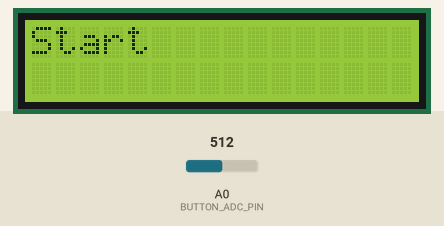
Recording of a sketch running on a simulated Arduino Uno, built with avr-gcc and run on an emulated ATmega328P. Parts: 16×2 character LCD. The inputs (shaded band) are chosen by the test bench; at power-on: A0 (BUTTON_ADC_PIN) = 512.

Above: at 1.2 s.
1.3 s: A0 (BUTTON_ADC_PIN) set to 220
2.8 s: A0 (BUTTON_ADC_PIN) set to 190
At 4.1 s:
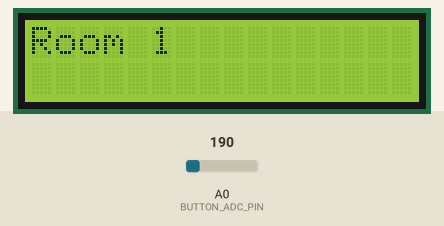
Timing chart, 0 to 5.8 s (numbered marks = the images above; inputs shaded):
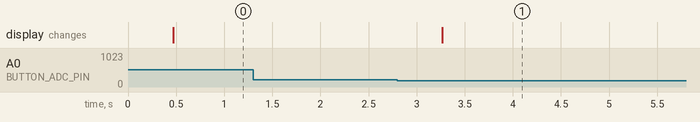

Measured:
- the behaviour switches between 206 and 205 on A0 (BUTTON_ADC_PIN) (found by bisection; images 0 and 1)
- after the input at 1.3 s, every drawn part: stays the same
- after the input at 2.8 s, the display: changes after 0.47 s (image 1)

The sketch:

text_adventure_game.ino
```cpp
#include <LiquidCrystal.h>
#include "scheduler.h"
#include "GameDisplay.h"
#include "GameModel.h"
#include "Game.h"
#include "Error.h"

#define DISPLAY_UPDATE_RATE 400
#define GAME_LOOP_RATE 100

// Global variables
//
GameDisplay * display = NULL;
GameModel * GM = NULL;
Game * G = NULL;

void display_update_wrapper(){
    display->update();
}

void game_loop(){
    G->state_machine();
}


void setup(){

    // DO NOT CHANGE THIS CODE

    GM = new GameModel();  // Model
    display = new GameDisplay(); // View
    G = new Game(GM, display); // Control
    G->init();

    scheduler_init();
    scheduler_start_task(0, DISPLAY_UPDATE_RATE, display_update_wrapper);
    scheduler_start_task(50, GAME_LOOP_RATE, game_loop);

}

void loop(){

    // DO NOT CHANGE THIS CODE

    uint32_t idle_period = scheduler_dispatch();

    if(idle_period)
        idle(idle_period);
}
```

Display.cpp
```cpp
#include "Display.h"

Display::Display(){

    this->disp_width = DISP_WIDTH;
    this->disp_height = DISP_HEIGHT;

    // Configure Liquid Crystal display as per:
    //      https://www.arduino.cc/en/Reference/LiquidCrystalConstructor
    //
    this->lcd = new LiquidCrystal(8,9,4,5,6,7);

    this->lcd->begin(this->disp_width, this->disp_height);

    this->lcd->clear();

    this->lcd->noAutoscroll();

    this->counter = 0;

    uint8_t i = 0;

    for(i = 0; i < this->disp_height; i++){

        this->message_lengths[i] = 0;
        this->message[i][0] = '\0';

    }

}

void Display::update(){ this->write(); }


uint8_t Display::read_button(){

    // returns which ever button is currently pressed.
    uint8_t button = this->_read_button();

    // rising edge sensitive to buttons.
    // only returns if the button was just pressed.
    if(buttonJustPressed == true){

        buttonJustPressed = false;
        return button;

    }else{

        return BUTTON_NONE;

    }

}

uint8_t Display::_read_button() {

    // Code snippet take from: http://eturnerx.com/files/arduino/003_wumpus_hunt_eturnerx_arduino_lcd.html

    unsigned int buttonVoltage;

    uint8_t button = BUTTON_NONE;   // return no button pressed if the below checks don't write to btn

    //read the button ADC pin voltage
    buttonVoltage = analogRead( BUTTON_ADC_PIN );

    //sense if the voltage falls within valid voltage windows
    if( buttonVoltage < ( RIGHT_10BIT_ADC + BUTTON_TOLERANCE ) ){
      button = BUTTON_RIGHT;
    }
    else if(   buttonVoltage >= ( UP_10BIT_ADC - BUTTON_TOLERANCE )
           && buttonVoltage <= ( UP_10BIT_ADC + BUTTON_TOLERANCE ) )
    {
      button = BUTTON_UP;
    }
    else if(   buttonVoltage >= ( DOWN_10BIT_ADC - BUTTON_TOLERANCE )
           && buttonVoltage <= ( DOWN_10BIT_ADC + BUTTON_TOLERANCE ) )
    {
      button = BUTTON_DOWN;
    }
    else if(   buttonVoltage >= ( LEFT_10BIT_ADC - BUTTON_TOLERANCE )
           && buttonVoltage <= ( LEFT_10BIT_ADC + BUTTON_TOLERANCE ) )
    {
      button = BUTTON_LEFT;
    }
    else if(   buttonVoltage >= ( SELECT_10BIT_ADC - BUTTON_TOLERANCE )
           && buttonVoltage <= ( SELECT_10BIT_ADC + BUTTON_TOLERANCE ) )
    {
      button = BUTTON_SELECT;
    }

    //handle button flags for just pressed and just released events
    if( ( buttonWas == BUTTON_NONE ) && ( button != BUTTON_NONE ) ){
      //the button was just pressed, set buttonJustPressed, this can optionally be used to trigger a once-off action for a button press event
      //it's the duty of the receiver to clear these flags if it wants to detect a new button change event
      buttonJustPressed  = true;
      buttonJustReleased = false;
    }

    if( ( buttonWas != BUTTON_NONE ) && ( button == BUTTON_NONE ) ){
      buttonJustPressed  = false;
      buttonJustReleased = true;
    }

    //save the latest button value, for change event detection next time round
    buttonWas = button;

    return( button );
}

void Display::error(char s[]){
    this->set_message(s, strlen(s), 0);
    this->set_message((char *)EMPTY_STRING, 0, 1);
}

void Display::set_message(char s[], uint8_t len, uint8_t line){

    strcpy(this->message[line], s);

    if(len > this->disp_width){

        //pad the message with spaces for scrolling...

        uint8_t i = 0;

        for(i = 0; i < this->disp_width; i++){
            this->message[line][len+i] = ' ';
        }
        this->message_lengths[line] = len + i;
        this->message[line][this->message_lengths[line]] ='\0';

    }else{

        this->message_lengths[line] = len;

    }

}

void Display::write(){

    this->lcd->clear();

    uint8_t line = 0;
    for(line = 0; line < this->disp_height; line++){

        // Handle case where message fits within the screen size.
        //
        if(this->message_lengths[line] < this->disp_width){

            this->lcd->setCursor(0,line);
            this->lcd->print(this->message[line]);

        }else{

            // Case where message must scroll to be shown.

            uint8_t i = 0,message_start = 0;

            if(this->counter >= this->message_lengths[line]){
                this->counter = 0;
                return;
            }

            if(this->counter <= this->disp_width){
                this->lcd->setCursor(this->disp_width - this->counter, line);
                message_start = 0;

            }else{
                this->lcd->setCursor(0,line);
                message_start = this->counter - this->disp_width;
            }

            for(i = message_start; i < this->counter; i++){
                this->lcd->write(this->message[line][i]);
            }


        }

    }

    counter++;
}
```

Display.h
```cpp
#ifndef DISPLAY_H
#define DISPLAY_H

#define DISP_WIDTH 16
#define DISP_HEIGHT 2

#define BUTTON_NONE 0
#define BUTTON_SELECT 1
#define BUTTON_UP 2
#define BUTTON_DOWN 3
#define BUTTON_LEFT 4
#define BUTTON_RIGHT 5

#define RIGHT_10BIT_ADC           0  // right
#define UP_10BIT_ADC            155  // up
#define DOWN_10BIT_ADC          360  // down
#define LEFT_10BIT_ADC          565  // left
#define SELECT_10BIT_ADC        845  // right
#define BUTTON_TOLERANCE         50  // allow range for clicks

#define BUTTON_ADC_PIN 0 //connected to pin 0

#include <Arduino.h>
#include <LiquidCrystal.h>
#include "Error.h"

class Display{

    public:
        Display();

        //force a display update
        void update();

        void set_message(char s[], uint8_t len, uint8_t line);

        void error(char s[]);

        uint8_t read_button();
        uint8_t _read_button();

    private:

        //private member attributes
        //
        uint8_t disp_width;
        uint8_t disp_height;

        char message[DISP_HEIGHT][128];
        uint8_t message_lengths[DISP_HEIGHT];

        uint32_t counter;

        bool buttonJustReleased;
        bool buttonJustPressed;
        uint8_t buttonWas;

        LiquidCrystal * lcd;

        //private member functions
        //
        void write();

};

#endif
```

Error.h
```cpp
#ifndef ERROR_H
#define ERROR_H


#define ERROR_3 "ERROR 3"

// Error Messages
//
#define ERROR_NO_CASE "ERROR: NO CASE"
#define ERROR_1 "ERROR 1"
#define ERROR_2 "ERROR 2"

#define EMPTY_STRING ""

#endif // ERROR_H
```

Game.cpp
```cpp
#include "Game.h"

void Game::build_map(){

    //Implement map layout here....

    // 1) Create spaces...
    //
    Space * start = add_space("Start", 0);
    Space * space_1 = add_space("Room 1", 1);
    Space * space_2 = add_space("Room 2", 2);
    Space * space_3 = add_space("Room 3", 3);
    Space * space_4 = add_space("Room 4", 4);
    Space * space_5 = add_space("Room 5", 5);
    Space * space_6 = add_space("Room 6", 6);
    Space * end = add_space("End", 7);

    // 2) Connect spaces
    //
    connect(start, space_1, NORTH);
    connect(space_1, space_2, NORTH);
    connect(space_2, space_3, NORTH);
    connect(space_3, space_4, NORTH);
    connect(space_4, space_5, NORTH);
    connect(space_5, space_6, NORTH);
    connect(space_6, end, NORTH);

    // 3) Set the map root, i.e. the start of the game.
    //
    set_start(start);

}

void Game::state_machine(){

    uint8_t button = display->read_button();

    Space * current_space = player->get_current_space();

    if(current_space->get_id() == 7){

        display->say("You Win!");

    }else{

        display->say(current_space->get_name());

        if(button == BUTTON_UP){

            player->move_north();

        }

    }
}
```

Game.h
```cpp
#ifndef GAME_H
#define GAME_H

#include "GameModel.h"
#include "GameDisplay.h"
#include "Error.h"

/**
* Effectively the controller of the MVC framework.
*/
class Game{

    public:

        Game(GameModel * gm, GameDisplay * d){
            this->game_model = gm;
            this->display = d;
            this->player = new Player(gm);
        };

        void state_machine();

        void init(){
            this->build_map();
            this->game_model->change_space(this->game_model->get_root());
        }

    private:

        GameDisplay * display;
        GameModel * game_model;

        Player * player;

        // Private functions for building out a map.
        // These functions forward calls to the GameModel
        //

        // Called by the Game::init();
        void build_map();

        Space * add_space(const char * S, uint8_t id){ return this->game_model->add_space(S, id); }

        void set_start(Space * S){ this->game_model->set_root(S); }

        // Connects the spaces src->dest in the graph.
        // Uses dir as the index in the adjacency array.
        //
        void connect(Space * src, Space * dest, uint8_t dir){ src->add_adjacent(dest, dir); }


};

#endif // GAME_H
```

GameDisplay.cpp
```cpp
#include "GameDisplay.h"

GameDisplay::GameDisplay(){

    this->display = new Display();

}

void GameDisplay::error(const char * S){

    this->display->error((char *) S);

}

void GameDisplay::say(const char * S){

    this->display->set_message((char *) S, strlen(S), 0);

}

void GameDisplay::ask_input(const char * S){
    this->display->set_message((char * ) S, strlen(S), 1);
}
```

GameDisplay.h
```cpp
#ifndef GAME_DISPLAY_INCLUDE
#define GAME_DISPLAY_INCLUDE

#include "Display.h"

class GameDisplay{

    public:
        GameDisplay();

        void error(const char * S);

        void say(const char * S);

        void update(){
            this->display->update();
        }

        uint8_t read_button(){
            return this->display->read_button();
        }

        void ask_input(const char * S);

    private:

        Display * display;

};

#endif
```

GameModel.h
```cpp
#ifndef GAME_MODEL_H
#define GAME_MODEL_H

#include <Arduino.h>
#include "Map.h"

#define NORTH 0
#define EAST 1
#define SOUTH 2
#define WEST 3


class GameModel {

    private:

        Map * map;
        Space * current_space;

        Map * build_map();

    public:

        GameModel(){
            this->map = new Map();
            this->current_space = this->map->get_root();
        }

        Space * get_current_space(){ return this->current_space; }

        void change_space(Space * s){ this->current_space = s; }

        void change_space(int i){ this->current_space = this->current_space->get_adjacent(i); }

        Space * add_space(const char * S, uint8_t id){ return this->map->add_space(S, id); }

        void set_root(Space * S){ this->map->set_root(S); }

        Space * get_root(){ return this->map->get_root(); }

        void move_north(){ this->change_space(NORTH); }
        void move_east(){ this->change_space(EAST); }
        void move_south(){ this->change_space(SOUTH); }
        void move_west(){ this->change_space(WEST); }

        Map * init(){
            Map * M = this->build_map();
            this->current_space = M->get_root();
            return M;
        }

};

class Player {
    private:
        GameModel * M;
    public:

        Player(GameModel * m){
            this->M = m;
        }

        Space * get_current_space(){ return this->M->get_current_space(); }

        void move_north(){ this->M->move_north(); }
        void move_east(){ this->M->move_east(); }
        void move_south(){ this->M->move_south(); }
        void move_west(){ this->M->move_west(); }
};


#endif // GAME_MODEL_H
```

Map.cpp
```cpp
#include "Map.h"

/* Map */

Map::Map(){
    this->num_spaces = 0;
    this->root_space = NULL;
}

Space * Map::add_space(const char name[], uint8_t id){

    Space * tmp = &(this->spaces[this->num_spaces]);

    tmp->init();
    tmp->set_name(name);
    tmp->set_id(id);

    this->num_spaces++;

    return tmp;
}

/**
* Picks the lowest numerical ID that is not in use.
*/
Space * Map::add_space(const char name[]){

    Space * tmp = &(this->spaces[this->num_spaces]);

    tmp->init();
    tmp->set_name(name);

    int8_t id = this->find_unused_id();

    if(id == -1){
        return NULL;
    }else{
        tmp->set_id((uint8_t)id);
    }

    this->num_spaces++;

    return tmp;
}

int8_t Map::find_unused_id(){

    uint8_t i = 0, j = 0;
    for(i = 0; i < MAX_SPACES; i++){
        for(j = 0; j < MAX_SPACES; j++){
            if(this->spaces[j].get_id() != i){
                return i;
            }
        }
    }

    return -1;
}

void Map::set_root(Space * s){

    this->root_space = s;

}

Space * Map::get_root(){
    return this->root_space;
}
/* End Map */

/* Space */

Space::Space(){}

Space * Space::get_adjacent(uint8_t index){

    if(index >= MAX_ADJ_SPACES) return NULL;

    return this->adjacent_spaces[index];

}

void Space::set_name(const char S[]){

    strcpy(this->name, S);

}

char * Space::get_name(){
    return this->name;
}

void Space::add_adjacent(Space * dest, uint8_t i){
    this->adjacent_spaces[i] = dest;
    this->adjacent_spaces_count++;
}

uint8_t Space::get_id(){
    return this->space_id;
}

void Space::set_id(uint8_t id){
    this->space_id = id;
}

void Space::init(){

    this->adjacent_spaces_count = 0;

    uint8_t i = 0;
    for(i=0; i < MAX_ADJ_SPACES; i++){
        this->adjacent_spaces[i] = NULL;
    }

    this->space_id = 0;

}

/* End Space */

/* Object */

Object::Object(){}

/* End Object */
```

Map.h
```cpp
#ifndef MAP_H
#define MAP_H

#include <Arduino.h>

#define MAX_SPACES 8
#define MAX_ADJ_SPACES 4
#define MAX_OBJECTS 4
#define MAX_STRING_LEN 16

/*
* There is a restriction on the amount of memory the space
*/


/**
* Size: MAX_STRING_LEN, 16.
*/
class Object {
    private:
        char name[MAX_STRING_LEN];
    public:
        Object();
};

/*
* Size: MAX_STRING_LEN + 32*MAX_ADJ_SPACES + SIZE_OBJECT*MAX_OBJECTS, 210
*/
class Space {
    private:

        char name[MAX_STRING_LEN];

        uint8_t space_id;
        uint8_t adjacent_spaces_count;
        uint8_t num_objects;

        Space * adjacent_spaces[MAX_ADJ_SPACES];
        Object objects[MAX_OBJECTS];

    public:

        Space();

        void set_name(const char name[]);

        char * get_name();

        // Add a connection from this space to the destination using
        // @param i to index into the adjacent_spaces array.
        //
        void add_adjacent(Space * dest, uint8_t i);

        Space * get_adjacent(uint8_t index);

        uint8_t get_id();

        void set_id(uint8_t id);

        void init();
};

/*
* Size: MAX_SPACES * SIZE_SPACE
*/
class Map {
    private:

        uint8_t num_spaces;

        Space * root_space;

        Space spaces[MAX_SPACES];

        int8_t find_unused_id();

    public:

        Map();

        Space * add_space(const char S[], uint8_t id);

        Space * add_space(const char S[]);

        void set_root(Space * s);

        Space * get_root();

};


#endif // MAP_H
```

scheduler.cpp
```cpp
/*
 * Implementation of Time Triggered Architecture defined in scheduler.h.
 *
 * created: 27-01-2015
 * author: Simon Diemert, Scott Low
 *
 * Based on: http://nrqm.ca/mechatronics-lab-guide/lab-guide-time-triggered-scheduling/
 */

#include "scheduler.h"
#include "Arduino.h"


task_t tasks[MAXTASKS];  //array of tasks, indexed by task indexes passed to scheduler_start_tasks()
uint32_t last_runtime;

void scheduler_init(){
    last_runtime = millis();  //get the current system time and store it.
}

status_code_t scheduler_start_task(int16_t delay, int16_t period, task_callback cb){

    static uint16_t id = 0;  //index into the tasks array.

    if(id < MAXTASKS){
        tasks[id].remaining_time = delay;
        tasks[id].period = period;
        tasks[id].is_running = 1;
        tasks[id].callback = cb;
        id++;
        return STATUS_OK;  //we created the new task, return OK
    }else{
        return STATUS_FAILED; //to many tasks, return FAILED
    }
}

uint32_t scheduler_dispatch(){

    uint8_t i = 0;

    uint32_t now = millis();
    uint32_t elapsed = now - last_runtime;
    last_runtime = now;
    task_callback t = NULL;
    uint32_t idle_time = 0xFFFFFFFF;

    for(i = 0; i < MAXTASKS; i++){
        if(tasks[i].is_running){
            tasks[i].remaining_time -= elapsed;
            if(tasks[i].remaining_time <= 0){
                if(t == NULL){
                    t = tasks[i].callback;
                    tasks[i].remaining_time += tasks[i].period;
                }
                idle_time = 0;
            }else{
              idle_time = min((uint32_t)tasks[i].remaining_time, idle_time);
            }
        }
    }
    if(t != NULL){
        digitalWrite(13, HIGH);
        t();
        digitalWrite(13, LOW);
    }
    return idle_time;
}

void idle(uint32_t period) {
  delay(period);
}
```

Source omitted: scheduler.h (1832 bytes)
